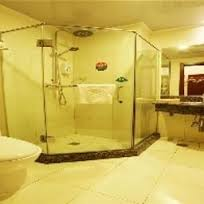
#> input picture Images/Image1.jpg, 204 x 204 px; its folder holds 4 pictures in this run
$ python ex3.py
#> lines starting #> are read from the running program, lines starting #| are printed output that depends on the picture
from sklearn.datasets import fetch_lfw_people as LFW
from PIL import Image
import pylab
import glob
import numpy
import ImageStat

pylab.gray()


def Rank(path):
#> called with path = 'Imagedata\\Images\\*.jpg'
 Image_array=[]
 Image_Bri=[]

 if path=='LFW':# Get the image data and Brightness values if images from LFW
    ims=LFW(min_faces_per_person=20)
    for im in ims.images[:8]:
      Image_Bri.append(im.mean())
      Image_array.append(im)
 else:
    Images=glob.glob(path)# Get the image data and Brightness values if images from local folders
    Image_array=[]
    Image_Bri=[]
    for image in Images:
     im=Image.open(image).convert('L')
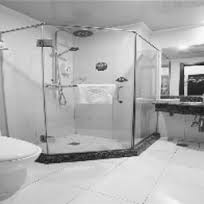
#> im: PIL image 204x204 L; min 18, max 251, mean 174.8
     Image_Bri.append(ImageStat.Stat(im).mean[0])
     Image_array.append(im)
#> pass 2 of the loop in Rank, `for image in Images:`:
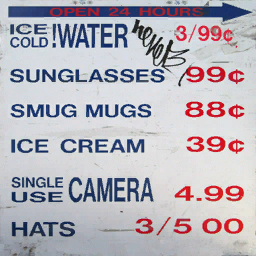
#> input picture Images/Image10.jpg, 256 x 256 px
#> in Rank, `im=Image.open(image).convert('L')`:
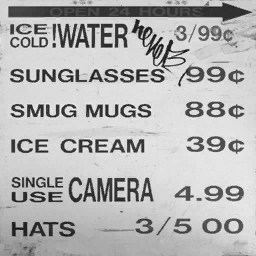
#> im: PIL image 256x256 L; min 16, max 247, mean 181.9
#> pass 3 of the loop in Rank, `for image in Images:`:
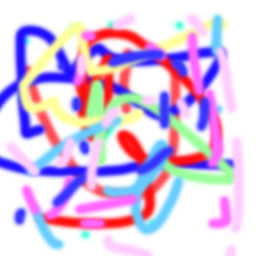
#> input picture Images/Image11.jpg, 256 x 256 px
#> in Rank, `im=Image.open(image).convert('L')`:
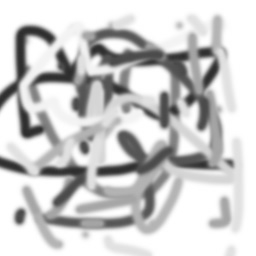
#> im: PIL image 256x256 L; min 43, max 255, mean 205.4
#> the loop made 4 passes; the first 3 are shown

 for key in range(len(Image_Bri)-1):# Rank images according to brightness
    for x in range(len(Image_Bri)-key-1):
       if Image_Bri[x]>Image_Bri[x+1]:
           Image_Bri[x],Image_Bri[x+1]=Image_Bri[x+1],Image_Bri[x]
           Image_array[x],Image_array[x+1]=Image_array[x+1],Image_array[x]

 for i in range(8):# Show re-ranked images
     pylab.subplot(241+i)
     pylab.imshow(Image_array[i])
     pylab.axis('off')
 pylab.show()


#> (the run stopped early here; a loop or call above may not have finished)
